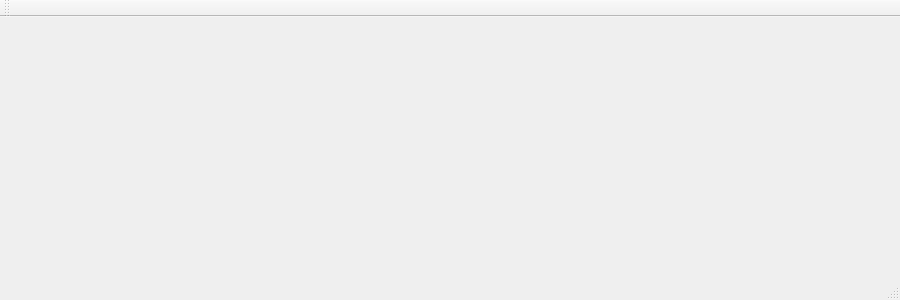
<?xml version="1.0" encoding="UTF-8"?>
<ui version="4.0">
 <class>Timeline</class>
 <widget class="QMainWindow" name="Timeline">
  <property name="geometry">
   <rect>
    <x>0</x>
    <y>0</y>
    <width>900</width>
    <height>300</height>
   </rect>
  </property>
  <property name="windowTitle">
   <string>Timeline</string>
  </property>
  <widget class="QWidget" name="centralWidget"/>
  <widget class="QMenuBar" name="menuBar">
   <property name="geometry">
    <rect>
     <x>0</x>
     <y>0</y>
     <width>900</width>
     <height>21</height>
    </rect>
   </property>
  </widget>
  <widget class="QToolBar" name="mainToolBar">
   <attribute name="toolBarArea">
    <enum>TopToolBarArea</enum>
   </attribute>
   <attribute name="toolBarBreak">
    <bool>false</bool>
   </attribute>
  </widget>
  <widget class="QStatusBar" name="statusBar"/>
 </widget>
 <layoutdefault spacing="6" margin="11"/>
 <resources/>
 <connections/>
</ui>
